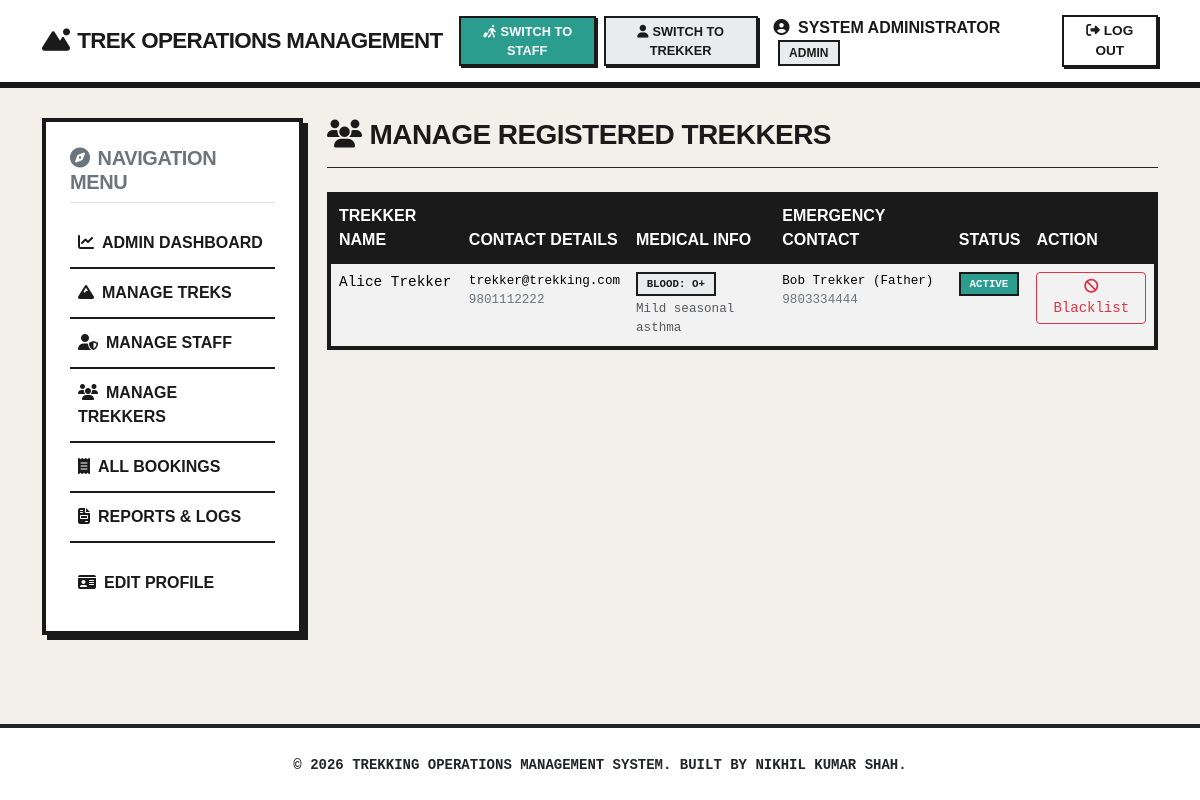
Page /admin/users (signed in) on the committed database.
### app/models/user.py (models this page shows, shortened)
class User(UserMixin, db.Model):
    __tablename__ = 'users'
    id = db.Column(db.Integer, primary_key=True)
    full_name = db.Column(db.String(100), nullable=False)
    email = db.Column(db.String(120), unique=True, nullable=False)
    phone = db.Column(db.String(20), nullable=False)
    password_hash = db.Column(db.String(256), nullable=False)
    role = db.Column(db.String(20), nullable=False, default='user')  # roles: admin, staff, user
    blood_group = db.Column(db.String(5), nullable=True)
    medical_conditions = db.Column(db.Text, nullable=True)
    emergency_contact_name = db.Column(db.String(100), nullable=True)
    emergency_contact_phone = db.Column(db.String(20), nullable=True)
    profile_image = db.Column(db.String(200), nullable=True)
    is_blacklisted = db.Column(db.Boolean, default=False, nullable=False)
    is_active = db.Column(db.Boolean, default=True, nullable=False)
    created_at = db.Column(db.DateTime, default=datetime.utcnow, nullable=False)
    bookings = db.relationship('Booking', backref='trekker', lazy=True, cascade='all, delete-orphan')
    staff_assignments = db.relationship('TrekStaffAssignment', backref='staff', lazy=True, cascade='all, delete-orphan')
    notifications = db.relationship('Notification', backref='user', lazy=True, cascade='all, delete-orphan')

### app/routes/admin_routes.py (the view)
@admin_bp.route('/users')
@login_required
@role_required('admin')
def list_users():
    users = User.query.filter_by(role='user').all()
    return render_template('admin/users.html', users=users)

### app/templates/admin/users.html (shortened to what this page needs)
{% extends "base.html" %}
{% block content %}
<div class="mb-4 pb-2 border-bottom border-dark">
    <h3><i class="fa-solid fa-users me-2"></i>Manage Registered Trekkers</h3>
</div>
{% if users %}
    <div class="table-responsive">
        <table class="table table-hover table-striped">
            <thead class="table-dark">
                <tr>
                    <th>Trekker Name</th>
                    <th>Contact Details</th>
                    <th>Medical Info</th>
                    <th>Emergency Contact</th>
                    <th>Status</th>
                    <th>Action</th>
                </tr>
            </thead>
            <tbody>
                {% for user in users %}
                    <tr class="{% if user.is_blacklisted %}table-danger{% endif %}">
                        <td class="font-weight-bold">{{ user.full_name }}</td>
                        <td>
                            <small class="d-block">{{ user.email }}</small>
                            <small class="d-block text-secondary">{{ user.phone }}</small>
                        </td>
                        <td>
                            <span class="badge bg-secondary mb-1">Blood: {{ user.blood_group or 'N/A' }}</span>
                            <small class="d-block text-muted text-wrap" style="max-width: 200px;">
                                {{ user.medical_conditions or 'No recorded conditions' }}
                            </small>
                        </td>
                        <td>
                            {% if user.emergency_contact_name %}
                                <small class="d-block">{{ user.emergency_contact_name }}</small>
                                <small class="d-block text-secondary">{{ user.emergency_contact_phone }}</small>
                            {% else %}
                                <span class="text-muted small">Not provided</span>
                            {% endif %}
                        </td>
                        <td>
                            {% if user.is_blacklisted %}
                                <span class="badge bg-danger">Blacklisted</span>
                            {% else %}
                                <span class="badge bg-success">Active</span>
                            {% endif %}
                        </td>
                        <td>
                            <form action="{{ url_for('admin.toggle_blacklist', user_id=user.id) }}" method="POST">
                                {% if user.is_blacklisted %}
                                    <button type="submit" class="btn btn-sm btn-outline-success">
                                        <i class="fa-solid fa-check"></i> Unblacklist
                                    </button>
                                {% else %}
                                    <button type="submit" class="btn btn-sm btn-outline-danger">
                                        <i class="fa-solid fa-ban"></i> Blacklist
                                    </button>
                                {% endif %}
                            </form>
                        </td>
                    </tr>
                {% endfor %}
            </tbody>
        </table>
    </div>
{% else %}
    <div class="p-5 text-center text-muted border rounded bg-light">
        <i class="fa-solid fa-users fa-3x mb-3 text-secondary"></i>
        <h5>No Registered Trekkers</h5>
        <p>User accounts will display here when they register through the system.</p>
    </div>
{% endif %}
{% endblock %}

### app/templates/partials/navbar.html (shortened to what this page needs)
<nav class="navbar navbar-expand-lg navbar-light bg-white">
    <div class="container">
        <a class="navbar-brand" href="/">
            <i class="fa-solid fa-mountain-sun me-2"></i>Trek Operations Management
        </a>
        <div class="collapse navbar-collapse" id="navbarNav">
            <ul class="navbar-nav ms-auto align-items-center">
                {% if current_user.is_authenticated %}
                    {% if current_user.role != 'staff' %}
                        <li class="nav-item">
                            <a class="brutalist-btn brutalist-btn-success me-2" style="padding: 0.25rem 0.5rem; font-size: 0.8rem; margin: 0; box-shadow: 2px 2px 0 var(--ui-border); border-width: 2px;" href="{{ url_for('auth.switch_role', role='staff') }}">
                                <i class="fa-solid fa-person-walking-luggage me-1"></i>Switch to Staff
                            </a>
                        </li>
                    {% endif %}
                    {% if current_user.role != 'user' %}
                        <li class="nav-item">
                            <a class="brutalist-btn brutalist-btn-secondary me-2" style="padding: 0.25rem 0.5rem; font-size: 0.8rem; margin: 0; box-shadow: 2px 2px 0 var(--ui-border); border-width: 2px;" href="{{ url_for('auth.switch_role', role='user') }}">
                                <i class="fa-solid fa-user me-1"></i>Switch to Trekker
                            </a>
                        </li>
                    {% endif %}
                    <li class="nav-item">
                        <span class="nav-link text-dark me-3">
                            <i class="fa-solid fa-user-circle me-1"></i>
                            {{ current_user.full_name }}
                            <span class="badge bg-secondary ms-1 text-uppercase" style="font-size: 0.75rem;">
                                {{ current_user.role }}
                            </span>
                        </span>
                    </li>
                    <li class="nav-item">
                        <a class="brutalist-btn" style="padding: 0.25rem 0.75rem; font-size: 0.85rem; margin: 0; box-shadow: 2px 2px 0 var(--ui-border); border-width: 2px;" href="{{ url_for('auth.logout') }}">
                            <i class="fa-solid fa-right-from-bracket me-1"></i>Log Out
                        </a>
                    </li>
                {% endif %}
            </ul>
        </div>
    </div>
</nav>

### app/static/css/base.css (style rules this page uses)
:root { --ui-bg: #f2f0e9; --ui-card-bg: #ffffff; --ui-text: #1a1a1a; --ui-accent: #e63946; --ui-border: #1a1a1a; --bauhaus-yellow: #f4a261; --bauhaus-blue: #2a9d8f; --bauhaus-coral: #e76f51; --brutalist-shadow-offset: 8px; --brutalist-border-width: 4px; }
body { background-color: var(--ui-bg); color: var(--ui-text); font-family: 'Space Grotesk', sans-serif; min-height: 100vh; display: flex; flex-direction: column; }
h1, h2, h3, h4, h5, h6 { font-family: 'Space Grotesk', sans-serif; font-weight: 700; text-transform: uppercase; letter-spacing: -0.02em; color: var(--ui-text); }

### app/static/css/components.css (style rules this page uses)
.brutalist-btn { display: inline-block; padding: 0.75rem 1.5rem; text-align: center; font-size: 0.95rem; font-weight: 700; text-transform: uppercase; border: 3px solid var(--ui-border); background-color: var(--ui-card-bg); color: var(--ui-text); position: relative; transition: all 0.15s ease; box-shadow: 4px 4px 0 var(--ui-border); text-decoration: none; cursor: pointer; }
.brutalist-btn-success { background-color: var(--bauhaus-blue); color: #ffffff; }
.brutalist-btn-secondary { background-color: #e9ecef; }
.navbar { border-bottom: 6px solid var(--ui-border) !important; background-color: #ffffff !important; }
.navbar-brand { font-weight: 900 !important; text-transform: uppercase; color: var(--ui-text) !important; letter-spacing: -0.03em; font-size: 1.4rem; }
.nav-link { color: var(--ui-text) !important; font-weight: 700; text-transform: uppercase; }
.table { border: var(--brutalist-border-width) solid var(--ui-border) !important; background-color: #ffffff !important; }
.table th { background-color: var(--ui-border) !important; color: #ffffff !important; text-transform: uppercase; font-weight: 700; border-bottom: var(--brutalist-border-width) solid var(--ui-border) !important; }
.table td { border-bottom: 2px solid var(--ui-border) !important; font-family: 'Space Mono', monospace; font-size: 0.9rem; }
.badge { border-radius: 0 !important; border: 2px solid var(--ui-border); font-weight: 700; text-transform: uppercase; padding: 0.4em 0.8em !important; }
.bg-success { background-color: var(--bauhaus-blue) !important; color: #ffffff !important; }
.bg-secondary { background-color: #e9ecef !important; color: var(--ui-text) !important; }

### rows in the picture
User: full_name "SYSTEM ADMINISTRATOR", role "ADMIN"
User: full_name "Alice Trekker", email "trekker@trekking.com", phone "9801112222", blood_group "O+", medical_conditions "Mild seasonal asthma", emergency_contact_name "Bob Trekker (Father)", emergency_contact_phone "9803334444", is_blacklisted "ACTIVE"
